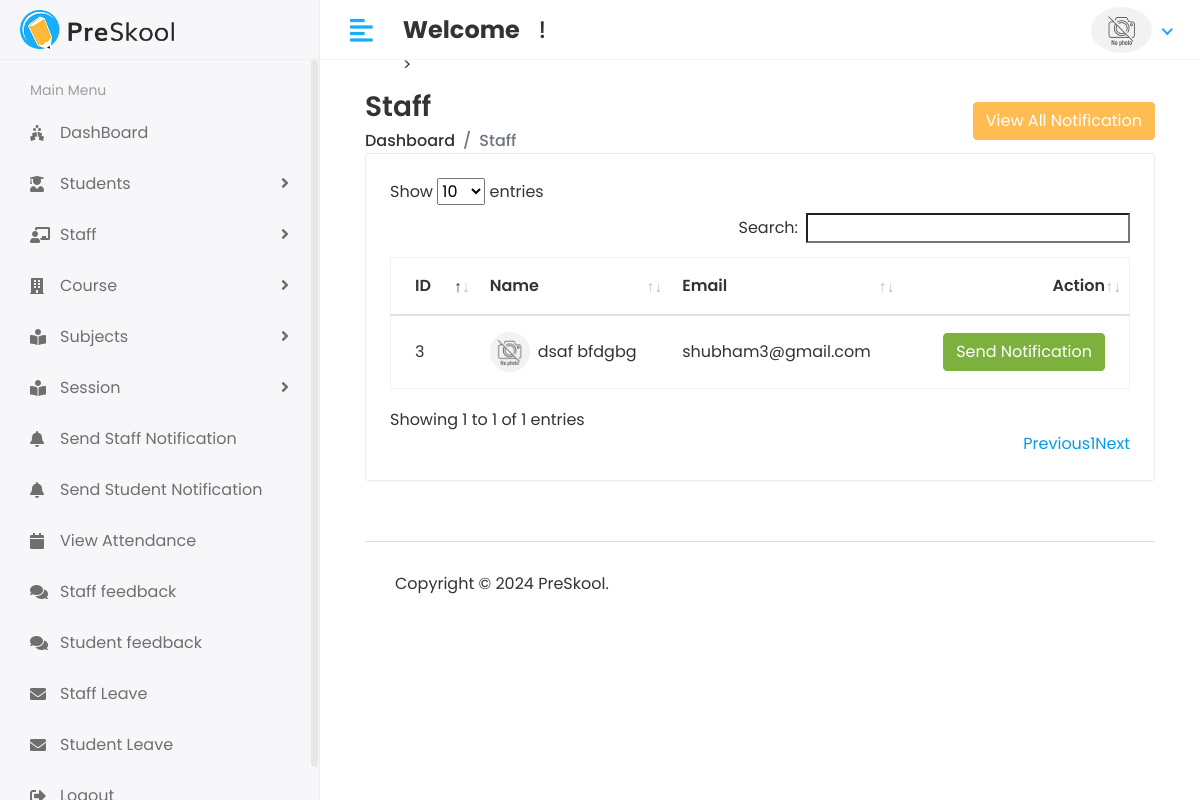
The page /Hod/Staff/Send_Notification (signed in) on the database as committed earlier.
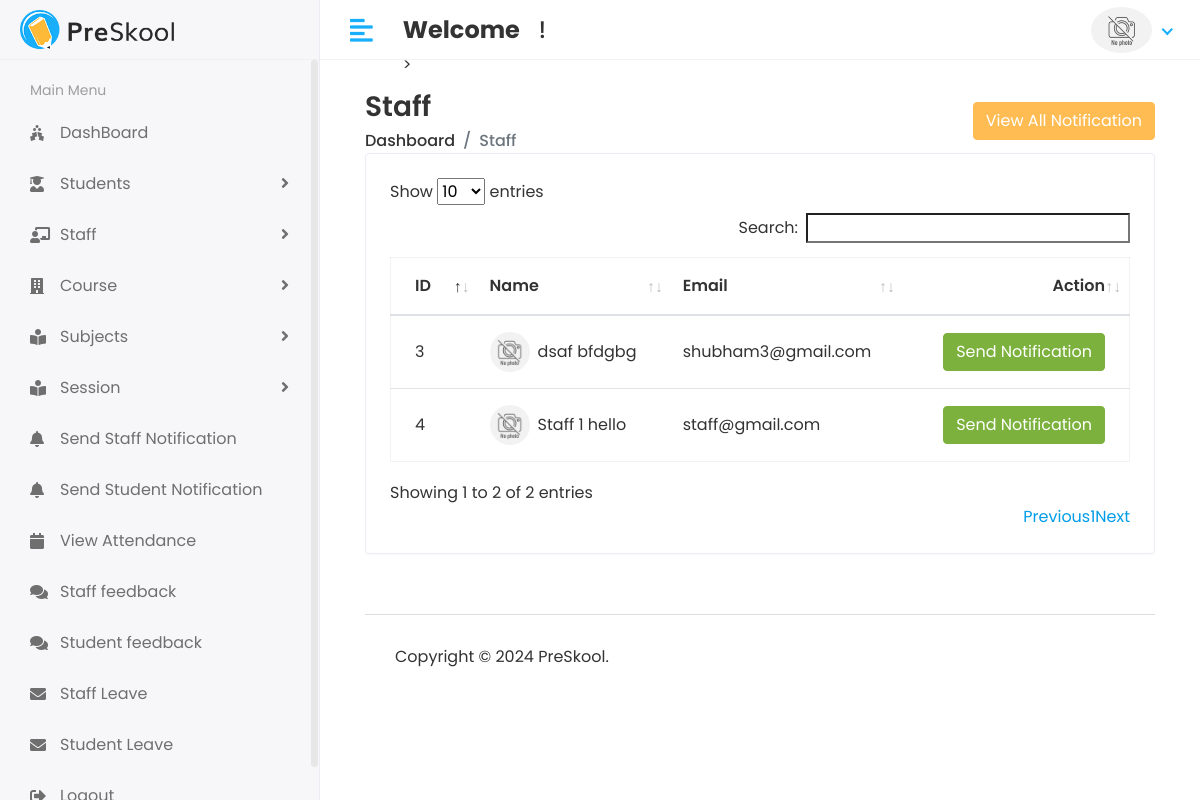
The same page on the database as committed later.
### lmsapp/models.py (models this page shows, shortened)
class Staff(models.Model):
    admin = models.OneToOneField(CustomUser,on_delete=models.CASCADE)
    address = models.TextField()
    gender = models.CharField(max_length=100)
    created_at = models.DateTimeField(auto_now_add=True)
    updated_at = models.DateTimeField(auto_now=True)

class CustomUser(AbstractUser):
    USER = (
        (1,'HOD'),
        (2,'STAFF'),
        (3,'STUDENT'),
    )
    user_type=models.CharField(choices=USER,max_length=50,default=1)
    profile_pic=models.ImageField(upload_to='media/profile_pic')

### lms/hod_views.py (the view)
# urls.py: path('Hod/Staff/Send_Notification',hod_views.STAFF_SEND_NOTIFICATION,name='send_staff_notification'),
@login_required(login_url='/')
def STAFF_SEND_NOTIFICATION(request):
    staff=Staff.objects.all()
    see_notification = Staff_Notification.objects.all().order_by('-id')[0:5]
    context = {
        'staff':staff,
        'see_notification':see_notification,
    }
    return render(request,'hod/send_staff_notification.html',context)

### template/hod/send_staff_notification.html (shortened to what this page needs)
{% extends 'base.html' %}
{% block content %}
 <div class="content container-fluid">
    <div class="page-header">
       <div class="row align-items-center">
          <div class="col">
             <h3 class="page-title">Staff</h3>
             <ul class="breadcrumb">
                <li class="breadcrumb-item"><a href="index.html">Dashboard</a></li>
                <li class="breadcrumb-item active">Staff</li>
             </ul>
          </div>
          <div class="col-auto text-right float-right ml-auto">
            <button type="button" class="btn btn-primary" data-toggle="modal" data-target="#exampleModalCenter">
                View All Notification
              </button>
       </div>
    </div>
    <div class="row">
       <div class="col-sm-12">
          <div class="card card-table">
             <div class="card-body">
                <div class="table-responsive">
                   <table id="table_id" class="table table-hover table-center mb-0">
                      <thead>
                         <tr>
                            <th>ID</th>
                            <th>Name</th>
                            <th>Email</th>
                            <th class="text-right">Action</th>
                         </tr>
                      </thead>
                      <tbody>
                         {% for i in staff %}
                         <tr>
                            <td>{{i.id}}</td>
                            <td>
                               <h2 class="table-avatar">
                                  <a href="student-details.html" class="avatar avatar-sm mr-2"><img class="avatar-img rounded-circle" src="/{{i.admin.profile_pic}}" alt="User Image"></a>
                                  <a href="#">{{i.admin.first_name}}&nbsp;{{i.admin.last_name}}</a>
                               </h2>
                            </td>
                            <td>{{i.admin.email}}</td>
                            <td class="text-right">
                               <div class="actions">
                                <button type="button" class="btn btn-success" data-toggle="modal" data-target="#send_notification_modal-{{forloop.counter}}">
                                   Send Notification
                                  </button>
                               </div>
                            </td>
                         </tr>
                         {% endfor %}
                      </tbody>
                   </table>
                </div>
             </div>
          </div>
       </div>
    </div>
 </div>
{% endblock %}

Rows that differ between the two databases and show on the page:
added Staff: id "4", admin.profile_pic (placeholder picture), admin.first_name "Staff 1", admin.last_name "hello", admin.email "staff@gmail.com"
Other text that changed with them:
text written by a page script: "Show entries Search: Showing 1 to 1 of 1 entries Previous 1 Next" → "Show entries Search: Showing 1 to 2 of 2 entries Previous 1 Next"
